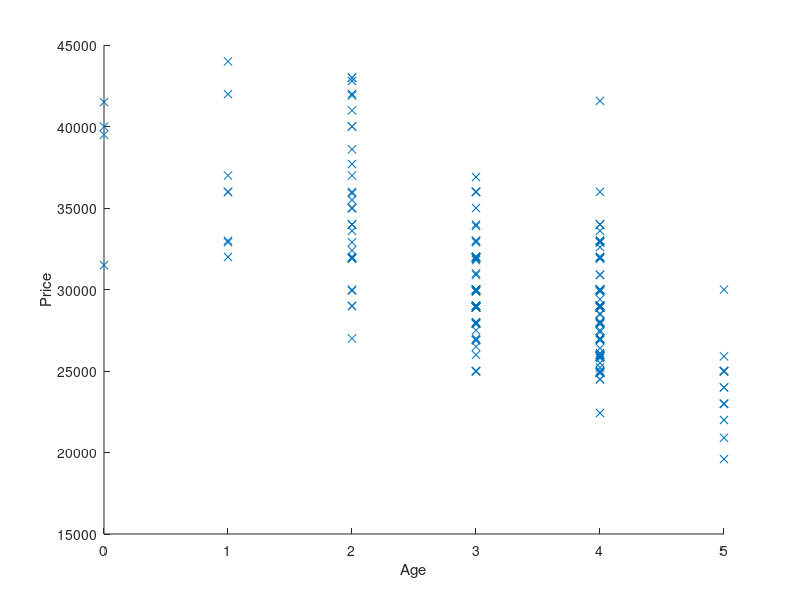
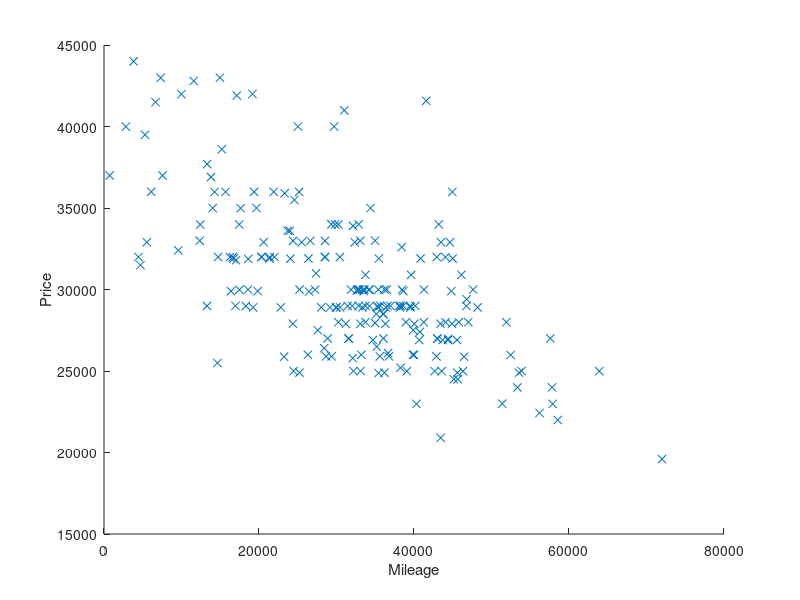
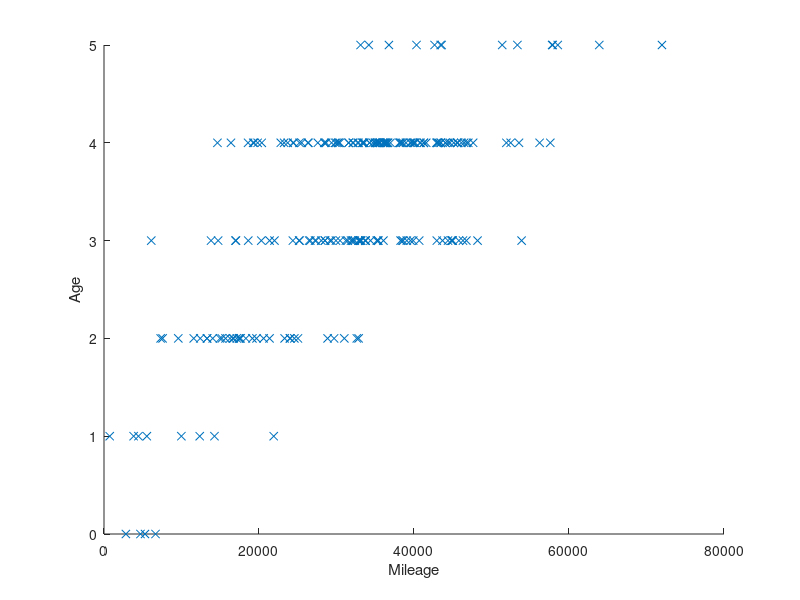

Source code (MATLAB) for these figures, in order:
%% Estimation of Residual Value of BMWs Serie 3
%  estimation performed with multiple linear regression

%% Load Data for BMWs
%  Price,Age,Mileage,Year,ResidualPrice,PredFormulaPrice

% load data for used cars (218 samples)
data = load('used_bmw.txt'); 
n = size(data,1);

% model parameters
price = data(:,1); % y
mileage = data(:,3); % x1
age = data(:,2); % x2
year = data(:,4);
residualPrice = data(:,5); % x3
predFormulaPrice = data(:,6); % x4

% Note:
% for this sample, we will be using age and mileage to predict the price
% there is a sense of correlation: an old car might have a lot of miles.

%% Initial Check for SRM
% Scatterplots will tell if the data is good for multiple linear
% regression

% Age x2  vs Price y
scatter(age, price, 'xb');
xlabel('Age');
ylabel('Price');
figure;

% Mileage x1 vs Price y
scatter(mileage, price, 'xb');
xlabel('Mileage');
ylabel('Price');
figure;

% Age x2 vs Mileage x1
scatter(mileage, age, 'xb');
xlabel('Mileage');
ylabel('Age');

% colinearity is envident between x1 and x2
% al charts seems to be linear with some outliers

%% Multiple Regression Model Fit

% standard deviations
Sy = std(price);
Sx1 = std(mileage);
Sx2 = std(age);

% estimation of b1 (or Theta1) b1 = -1,853.8
b1 = (Sy/Sx1)*((corr(price,mileage)-corr(price,age)*corr(mileage,age))/(1-corr(mileage,age)^2));
% estimation of b2 (or Theta2) b2 = -0.1240
b2 = (Sy/Sx2)*((corr(price,age)-corr(price,mileage)*corr(mileage,age))/(1-corr(mileage,age)^2));
% estimation of b0 (intercept of Theta0) = 40,324
b0 = mean(price) - b1 * mean(mileage) - b2 * mean(age);

% prediction array (linear regression)
pricePrediction = b0 + b1 * mileage + b2 * age;

% R-squared: ratio of sum of squares of the fitted values around y (0.5104)
r2 = sum((pricePrediction - mean(price)).^2) / sum((price - mean(price)).^2);

% Standard Squared Error
k = 2 % two explanatory variables (mileage and age)
Se2 = sum((price - b0 - b1 * mileage - b2 * age).^2) / (n-k-1);
Se = sqrt(Se2);

% Standard Error for Slopes
%Note: 1 / (1- corr(x1, x2)^2) = Variance Inflation Factor (VIF)
% Se(Mileage)
SeMileage = Se / (sqrt(n-1)*Sx1) * sqrt( 1 / (1- corr(age, mileage)^2)); 
% Se(Age)
SeAge = Se / (sqrt(n-1)*Sx2) * sqrt( 1 / (1- corr(age, mileage)^2));
% Se(Intercept b0) - computed / hard coded
SeIntercept = 721.8478;

% t-Ratios zscore(ratio) calculates p-value
interceptRatio = b0 / SeIntercept;
b1MileageRatio = b1 / SeMileage;
b2AgeRatio = b2 / SeAge;


% TODO: Confidence Interval for partial effects of age and mileage









